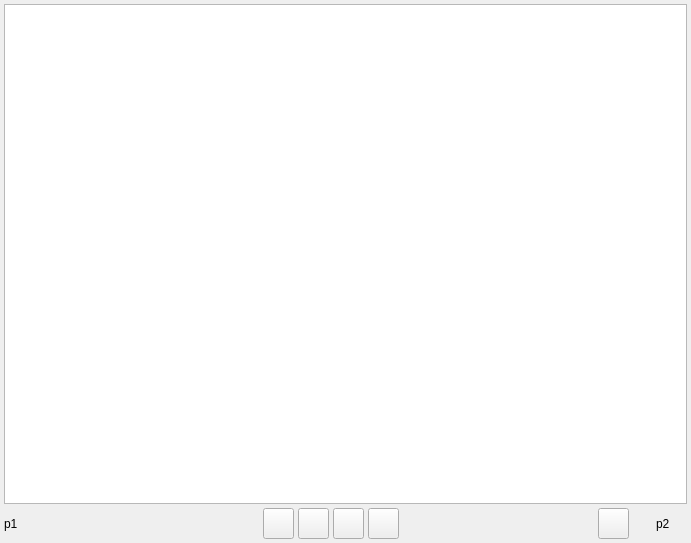
<ui version="4.0" >
 <class>flightLog_Form</class>
 <widget class="QWidget" name="flightLog_Form" >
  <property name="geometry" >
   <rect>
    <x>0</x>
    <y>0</y>
    <width>691</width>
    <height>543</height>
   </rect>
  </property>
  <property name="windowTitle" >
   <string>Flight Log</string>
  </property>
  <layout class="QGridLayout" name="gridLayout" >
   <item row="0" column="0" colspan="12" >
    <widget class="QTableView" name="flightView" />
   </item>
   <item row="1" column="0" >
    <widget class="QLabel" name="page1_label" >
     <property name="sizePolicy" >
      <sizepolicy vsizetype="Fixed" hsizetype="Fixed" >
       <horstretch>31</horstretch>
       <verstretch>31</verstretch>
      </sizepolicy>
     </property>
     <property name="minimumSize" >
      <size>
       <width>31</width>
       <height>31</height>
      </size>
     </property>
     <property name="maximumSize" >
      <size>
       <width>31</width>
       <height>31</height>
      </size>
     </property>
     <property name="text" >
      <string>p1</string>
     </property>
    </widget>
   </item>
   <item row="1" column="1" >
    <spacer name="horizontalSpacer" >
     <property name="orientation" >
      <enum>Qt::Horizontal</enum>
     </property>
     <property name="sizeHint" stdset="0" >
      <size>
       <width>220</width>
       <height>20</height>
      </size>
     </property>
    </spacer>
   </item>
   <item row="1" column="2" >
    <widget class="QPushButton" name="first_pb" >
     <property name="sizePolicy" >
      <sizepolicy vsizetype="Fixed" hsizetype="Fixed" >
       <horstretch>31</horstretch>
       <verstretch>31</verstretch>
      </sizepolicy>
     </property>
     <property name="minimumSize" >
      <size>
       <width>31</width>
       <height>31</height>
      </size>
     </property>
     <property name="maximumSize" >
      <size>
       <width>31</width>
       <height>31</height>
      </size>
     </property>
     <property name="text" >
      <string/>
     </property>
     <property name="icon" >
      <iconset resource="../qAirLog.qrc" >
       <normaloff>:/images/images/go-first.png</normaloff>:/images/images/go-first.png</iconset>
     </property>
     <property name="iconSize" >
      <size>
       <width>22</width>
       <height>22</height>
      </size>
     </property>
     <property name="flat" >
      <bool>false</bool>
     </property>
    </widget>
   </item>
   <item row="1" column="3" >
    <widget class="QPushButton" name="prev_pb" >
     <property name="sizePolicy" >
      <sizepolicy vsizetype="Fixed" hsizetype="Fixed" >
       <horstretch>31</horstretch>
       <verstretch>31</verstretch>
      </sizepolicy>
     </property>
     <property name="minimumSize" >
      <size>
       <width>31</width>
       <height>31</height>
      </size>
     </property>
     <property name="maximumSize" >
      <size>
       <width>31</width>
       <height>31</height>
      </size>
     </property>
     <property name="text" >
      <string/>
     </property>
     <property name="icon" >
      <iconset resource="../qAirLog.qrc" >
       <normaloff>:/images/images/go-previous.png</normaloff>:/images/images/go-previous.png</iconset>
     </property>
     <property name="iconSize" >
      <size>
       <width>22</width>
       <height>22</height>
      </size>
     </property>
    </widget>
   </item>
   <item row="1" column="4" >
    <widget class="QPushButton" name="next_pb" >
     <property name="sizePolicy" >
      <sizepolicy vsizetype="Fixed" hsizetype="Fixed" >
       <horstretch>31</horstretch>
       <verstretch>31</verstretch>
      </sizepolicy>
     </property>
     <property name="minimumSize" >
      <size>
       <width>31</width>
       <height>31</height>
      </size>
     </property>
     <property name="maximumSize" >
      <size>
       <width>31</width>
       <height>31</height>
      </size>
     </property>
     <property name="text" >
      <string/>
     </property>
     <property name="icon" >
      <iconset resource="../qAirLog.qrc" >
       <normaloff>:/images/images/go-next.png</normaloff>:/images/images/go-next.png</iconset>
     </property>
     <property name="iconSize" >
      <size>
       <width>22</width>
       <height>22</height>
      </size>
     </property>
    </widget>
   </item>
   <item row="1" column="5" >
    <widget class="QPushButton" name="last_pb" >
     <property name="sizePolicy" >
      <sizepolicy vsizetype="Fixed" hsizetype="Fixed" >
       <horstretch>31</horstretch>
       <verstretch>31</verstretch>
      </sizepolicy>
     </property>
     <property name="minimumSize" >
      <size>
       <width>31</width>
       <height>31</height>
      </size>
     </property>
     <property name="maximumSize" >
      <size>
       <width>31</width>
       <height>31</height>
      </size>
     </property>
     <property name="text" >
      <string/>
     </property>
     <property name="icon" >
      <iconset resource="../qAirLog.qrc" >
       <normaloff>:/images/images/go-last.png</normaloff>:/images/images/go-last.png</iconset>
     </property>
     <property name="iconSize" >
      <size>
       <width>22</width>
       <height>22</height>
      </size>
     </property>
    </widget>
   </item>
   <item row="1" column="6" >
    <spacer name="horizontalSpacer_2" >
     <property name="orientation" >
      <enum>Qt::Horizontal</enum>
     </property>
     <property name="sizeHint" stdset="0" >
      <size>
       <width>121</width>
       <height>20</height>
      </size>
     </property>
    </spacer>
   </item>
   <item row="1" column="7" >
    <widget class="QPushButton" name="new_pb" >
     <property name="sizePolicy" >
      <sizepolicy vsizetype="Fixed" hsizetype="Fixed" >
       <horstretch>31</horstretch>
       <verstretch>31</verstretch>
      </sizepolicy>
     </property>
     <property name="minimumSize" >
      <size>
       <width>31</width>
       <height>31</height>
      </size>
     </property>
     <property name="maximumSize" >
      <size>
       <width>31</width>
       <height>31</height>
      </size>
     </property>
     <property name="text" >
      <string/>
     </property>
     <property name="icon" >
      <iconset resource="../qAirLog.qrc" >
       <normaloff>:/images/images/document-new.png</normaloff>:/images/images/document-new.png</iconset>
     </property>
     <property name="iconSize" >
      <size>
       <width>22</width>
       <height>22</height>
      </size>
     </property>
     <property name="flat" >
      <bool>true</bool>
     </property>
    </widget>
   </item>
   <item row="1" column="8" >
    <widget class="QPushButton" name="edit_pb" >
     <property name="sizePolicy" >
      <sizepolicy vsizetype="Fixed" hsizetype="Fixed" >
       <horstretch>31</horstretch>
       <verstretch>31</verstretch>
      </sizepolicy>
     </property>
     <property name="minimumSize" >
      <size>
       <width>31</width>
       <height>31</height>
      </size>
     </property>
     <property name="maximumSize" >
      <size>
       <width>31</width>
       <height>31</height>
      </size>
     </property>
     <property name="text" >
      <string/>
     </property>
     <property name="icon" >
      <iconset resource="../qAirLog.qrc" >
       <normaloff>:/images/images/document-properties.png</normaloff>:/images/images/document-properties.png</iconset>
     </property>
     <property name="iconSize" >
      <size>
       <width>22</width>
       <height>22</height>
      </size>
     </property>
     <property name="flat" >
      <bool>true</bool>
     </property>
    </widget>
   </item>
   <item row="1" column="9" >
    <widget class="QPushButton" name="delete_pb" >
     <property name="sizePolicy" >
      <sizepolicy vsizetype="Fixed" hsizetype="Fixed" >
       <horstretch>31</horstretch>
       <verstretch>31</verstretch>
      </sizepolicy>
     </property>
     <property name="minimumSize" >
      <size>
       <width>31</width>
       <height>31</height>
      </size>
     </property>
     <property name="maximumSize" >
      <size>
       <width>31</width>
       <height>31</height>
      </size>
     </property>
     <property name="text" >
      <string/>
     </property>
     <property name="icon" >
      <iconset resource="../qAirLog.qrc" >
       <normaloff>:/images/images/edit-delete-page.png</normaloff>:/images/images/edit-delete-page.png</iconset>
     </property>
     <property name="iconSize" >
      <size>
       <width>22</width>
       <height>22</height>
      </size>
     </property>
     <property name="flat" >
      <bool>false</bool>
     </property>
    </widget>
   </item>
   <item row="1" column="10" >
    <spacer name="horizontalSpacer_3" >
     <property name="orientation" >
      <enum>Qt::Horizontal</enum>
     </property>
     <property name="sizeHint" stdset="0" >
      <size>
       <width>10</width>
       <height>20</height>
      </size>
     </property>
    </spacer>
   </item>
   <item row="1" column="11" >
    <widget class="QLabel" name="page2_label" >
     <property name="sizePolicy" >
      <sizepolicy vsizetype="Fixed" hsizetype="Fixed" >
       <horstretch>31</horstretch>
       <verstretch>31</verstretch>
      </sizepolicy>
     </property>
     <property name="minimumSize" >
      <size>
       <width>31</width>
       <height>31</height>
      </size>
     </property>
     <property name="maximumSize" >
      <size>
       <width>31</width>
       <height>31</height>
      </size>
     </property>
     <property name="layoutDirection" >
      <enum>Qt::RightToLeft</enum>
     </property>
     <property name="text" >
      <string>p2</string>
     </property>
    </widget>
   </item>
  </layout>
 </widget>
 <layoutdefault spacing="4" margin="4" />
 <resources>
  <include location="../qAirLog.qrc" />
 </resources>
 <connections/>
</ui>
